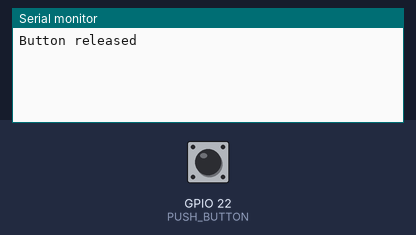
The sketch below on a simulated ESP32. Shown: the last lines printed to the serial monitor. Inputs (shaded band) come from the test bench; at power-on: GPIO 22 (PUSH_BUTTON) HIGH.

Above: at 1.2 s.
1.3 s: GPIO 22 (PUSH_BUTTON) pulled LOW for 0.15 s
At 1.46 s:
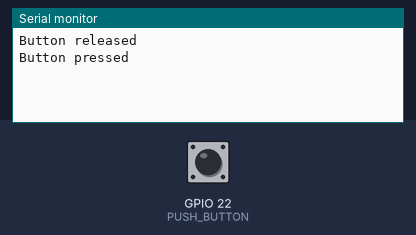
At 2.5 s:
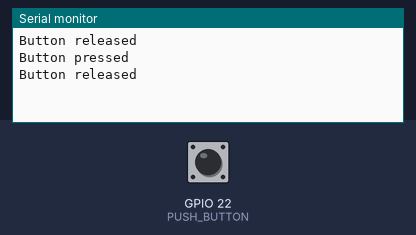

The sketch:

pb_change.ino
```cpp
// pb_change.ino: demonstrates how to use a GPIO line to determine the state
// of a digital signal e.g. the state of a push button
// In this version the state of the push button is only indicated if it
// changed.
// The program is part of the workshop on IoT4AQ at Alioune Diop University, Bambey, Sénégal

# define PUSH_BUTTON 22 // This is the GPIO line the pushbutton on the
                        // WeMos D1 mini shield uses
                        // On the ESP32 DevKit-C you may use the boot button
                        // which is connected to GPIO 0
bool new_state,old_state;

void printState(bool state) {
  if (state)
    Serial.println("Button released");
  else
    Serial.println("Button pressed");
}

void setup() {
  Serial.begin(115200);
  while (!Serial)
    delay(10);          // wait for the serial port to become available
  // initialize digital pin for the PUSHBUTTON as an input.
  pinMode(PUSH_BUTTON, INPUT_PULLUP);
  old_state = digitalRead(PUSH_BUTTON);
  printState(old_state);    // print the state when the program is started
}

void loop() {
  new_state = digitalRead(PUSH_BUTTON); // read the current state
  if (new_state != old_state) {         // indicate the state only if it has changed
    old_state = new_state;
    printState(new_state);
  }
  delay(100);
}
```

Measured:
- after the input at 1.3 s, the serial monitor: prints a new line at once (image 1)
